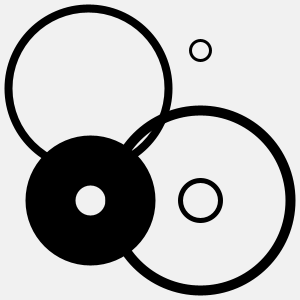
Frame 1 (no input)
Frame 60 (the mouse pressed at the canvas centre just before this capture): identical to frame 1, image omitted
Frame 120 (the mouse held since frame 60 and released just before this capture): identical to frame 1, image omitted

The Processing sketch that drew this single still picture (run headless with seeded random() and noise(); from frame 60 on, the mouse is pressed at the canvas centre):

// Processing sketch: hofmann_no_1
// ── hofmann_no_1.pde
/*
 Series of computational abstractions of artefacts depicted
 in Armin Hofmann's "Methodik Der Form - Und Bildgestaltung"
 
 No.1 The Circle (From the book - figures 65 to 69)
 
 Ricardo Sacadura
 */

float __x1 = 50; //min:10 max:390
float __y1 = 50; //min:10 max:390
float __x2 = 200; //min:10 max:390
float __y2 = 50; //min:10 max:390
float __x3 = 50; //min:10 max:390
float __y3 = 200; //min:10 max:390
float __x4 = 200; //min:10 max:390
float __y4 = 200; //min:10 max:390
float __x5 = 300; //min:10 max:390
float __y5 = 300; //min:10 max:390

int __sW1 = 8; //min:1 max:100
int __sW2 = 3; //min:1 max:100
int __sW3 = 50; //min:1 max:100
int __sW4 = 5; //min:1 max:100
int __sW5 = 10; //min:1 max:100

float __r1 = 80; //min:10 max:80
float __r2 = 10; //min:10 max:80
float __r3 = 40; //min:10 max:80
float __r4 = 20; //min:10 max:80
float __r5 = 90; //min:10 max:80

float adjustX (float x, float r, int sw) {
  while (x < r + sw) ++x;
  while (x > width - (r + sw)) --x;
  return x;
}

float adjustY (float y, float r, int sw) {
  while (y < r + sw) ++y;
  while (y > width - (r + sw)) --y;
  return y;
}


void setup() {

  size(300, 300);
  noFill();
  __x1 = adjustX(__x1, __r1, __sW1);
  __y1 = adjustX(__y1, __r1, __sW1);
  __x2 = adjustX(__x2, __r2, __sW2);
  __y2 = adjustX(__y2, __r2, __sW2);
  __x3 = adjustX(__x3, __r3, __sW3);
  __y3 = adjustX(__y3, __r3, __sW3);
  __x4 = adjustX(__x4, __r4, __sW4);
  __y4 = adjustX(__y4, __r4, __sW4);
  __x5 = adjustX(__x5, __r5, __sW5);
  __y5 = adjustX(__y5, __r5, __sW5);
}

void draw() {

  background(#f1f1f1);

  strokeWeight(__sW1);
  ellipse(__x1, __y1, __r1*2, __r1*2);

  strokeWeight(__sW2);
  ellipse(__x2, __y2, __r2*2, __r2*2);

  strokeWeight(__sW3);
  ellipse(__x3, __y3, __r3*2, __r3*2);

  strokeWeight(__sW4);
  ellipse(__x4, __y4, __r4*2, __r4*2);

  strokeWeight(__sW5);
  ellipse(__x5, __y5, __r5*2, __r5*2);
}
